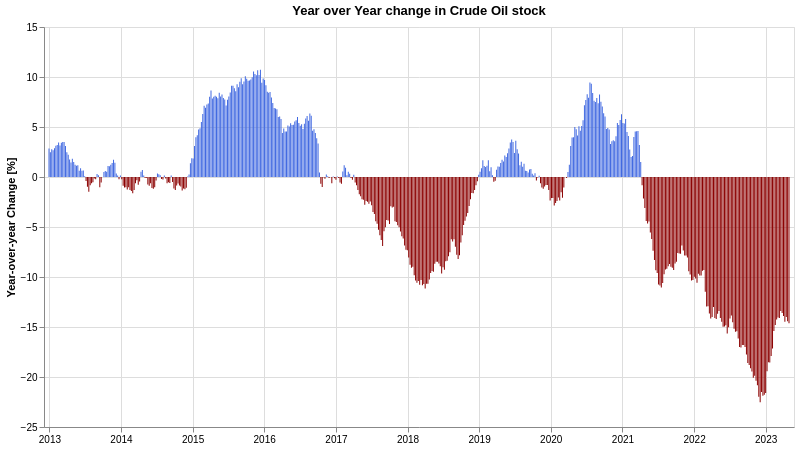

Source (Vega-Lite JSON):
### Vega-Lite specification from a JSON file in a GitHub repository (floating-point values rounded to 4 significant figures; data arrays with more than 128 entries replaced by an {"elided": "..."} marker saying what was removed)
{"config": {"view": {"continuousWidth": 400, "continuousHeight": 300}}, "data": {"name": "data-d9feb914cae6e46761e7589950b166a8"}, "mark": {"type": "bar", "width": 1}, "encoding": {"color": {"condition": {"value": "darkred", "test": "datum['Crude Oil'] < 0"}, "value": "royalblue"}, "tooltip": [{"field": "dt", "title": "", "type": "temporal"}, {"field": "Crude Oil", "format": ",.02f", "title": "YoY % Change", "type": "quantitative"}], "x": {"axis": {"title": ""}, "field": "dt", "type": "temporal"}, "y": {"axis": {"title": "Year-over-year Change [%]"}, "field": "Crude Oil", "type": "quantitative"}}, "height": 400, "title": "Year over Year change in Crude Oil stock", "width": 750, "$schema": "https://vega.github.io/schema/vega-lite/v5.json", "datasets": {"data-d9feb914cae6e46761e7589950b166a8": {"elided": "592 records"}}}
